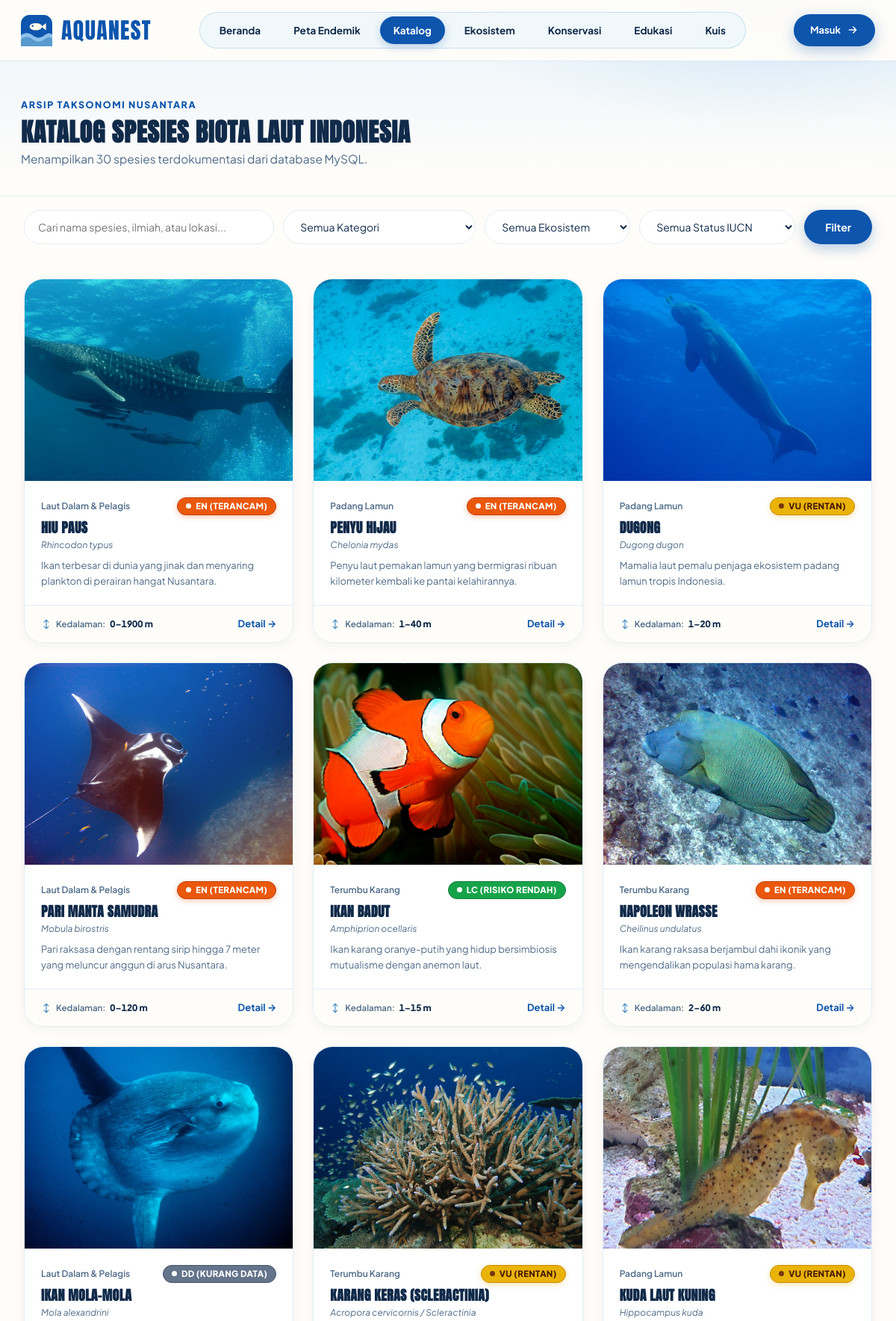
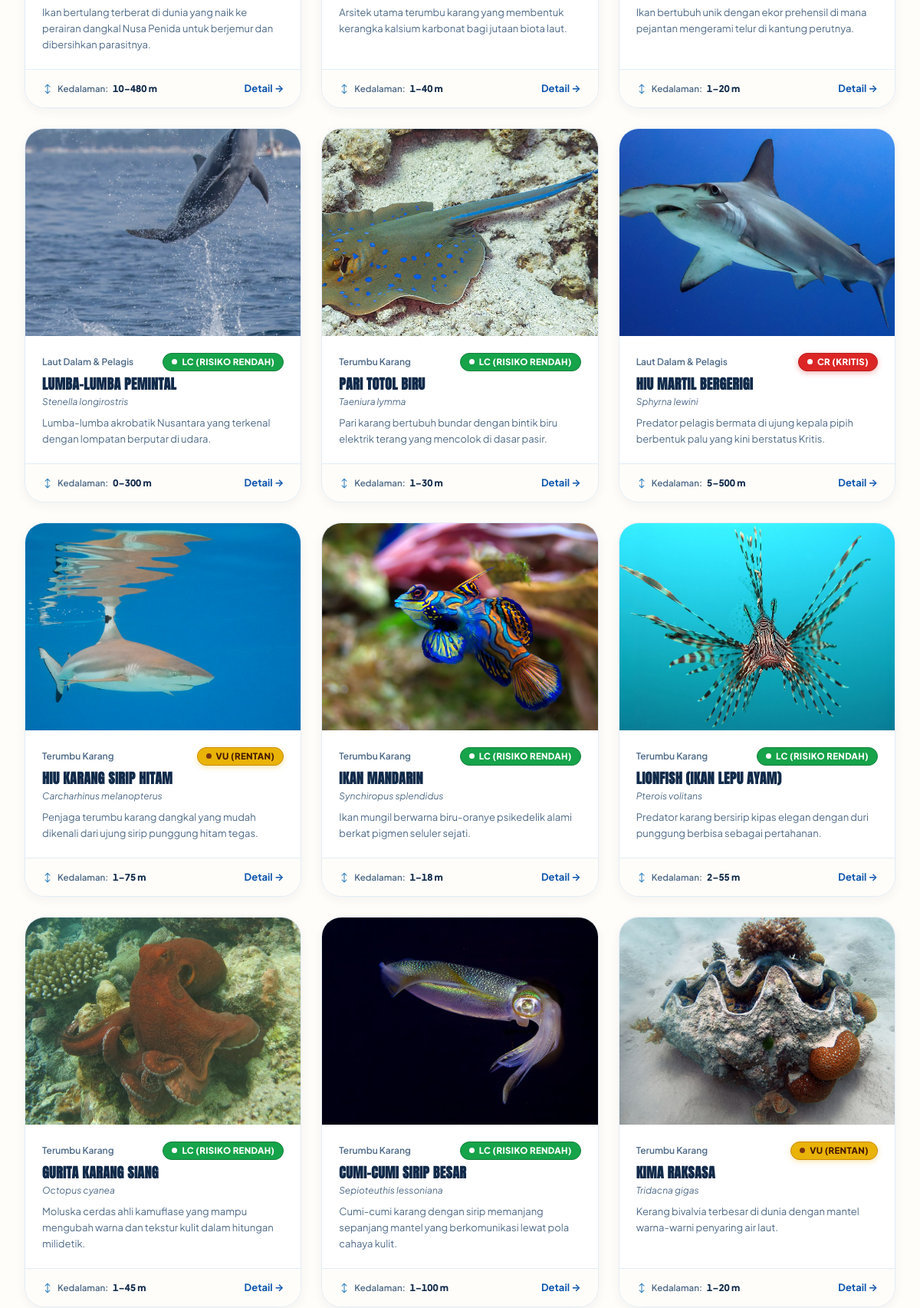
The app's page /species.php (upper part) with its own data (2 pictures, top to bottom).
### tables this page shows
CREATE TABLE species (
  id INT AUTO_INCREMENT PRIMARY KEY,
  common_name VARCHAR(160) NOT NULL,
  scientific_name VARCHAR(180) NOT NULL,
  slug VARCHAR(160) NOT NULL UNIQUE,
  category_id INT NOT NULL,
  habitat_id INT NOT NULL,
  conservation_status_id INT NOT NULL,
  depth_min_m INT NOT NULL DEFAULT 0,
  depth_max_m INT NOT NULL DEFAULT 50,
  length_cm INT NOT NULL DEFAULT 50,
  diet VARCHAR(255) NOT NULL,
  distribution_indonesia VARCHAR(255) NOT NULL,
  summary TEXT NOT NULL,
  description TEXT NOT NULL,
  conservation_notes TEXT NOT NULL,
  image_url VARCHAR(255) NOT NULL,
  is_featured TINYINT(1) NOT NULL DEFAULT 0,
  created_at DATETIME NOT NULL DEFAULT CURRENT_TIMESTAMP,
  updated_at DATETIME NOT NULL DEFAULT CURRENT_TIMESTAMP ON UPDATE CURRENT_TIMESTAMP,
  CONSTRAINT fk_sp_category FOREIGN KEY (category_id) REFERENCES categories(id) ON DELETE RESTRICT,
  CONSTRAINT fk_sp_habitat FOREIGN KEY (habitat_id) REFERENCES habitats(id) ON DELETE RESTRICT,
  CONSTRAINT fk_sp_status FOREIGN KEY (conservation_status_id) REFERENCES conservation_status(id) ON DELETE RESTRICT
);

CREATE TABLE habitats (
  id INT AUTO_INCREMENT PRIMARY KEY,
  name VARCHAR(120) NOT NULL,
  slug VARCHAR(120) NOT NULL UNIQUE,
  depth_range VARCHAR(80) NOT NULL,
  temperature_range VARCHAR(80) NOT NULL,
  description TEXT NOT NULL,
  image_url VARCHAR(255) NOT NULL,
  key_locations VARCHAR(255) NOT NULL
);

CREATE TABLE conservation_status (
  id INT AUTO_INCREMENT PRIMARY KEY,
  code VARCHAR(8) NOT NULL UNIQUE,
  label_id VARCHAR(80) NOT NULL,
  label_en VARCHAR(80) NOT NULL,
  severity_level INT NOT NULL,
  description TEXT NOT NULL
);

### config/database.php (called while the page is built, shortened)
<?php
function e(?string $str): string {
    return htmlspecialchars((string)$str, ENT_QUOTES | ENT_SUBSTITUTE, 'UTF-8');
}

### species.php (the view, shortened to what this page needs)
<?php
require_once __DIR__ . '/config/database.php';
$pdo = getPDO();
$q = trim($_GET['q'] ?? '');
$params = [];
$sql = "
    SELECT s.*, c.name AS category_name, h.name AS habitat_name, cs.code AS status_code, cs.label_id AS status_label_id
    FROM species s
    JOIN categories c ON c.id = s.category_id
    JOIN habitats h ON h.id = s.habitat_id
    JOIN conservation_status cs ON cs.id = s.conservation_status_id
";
$sql .= ' ORDER BY s.is_featured DESC, s.id ASC';
$stmt = $pdo->prepare($sql);
$stmt->execute($params);
$speciesList = $stmt->fetchAll();
require __DIR__ . '/includes/header.php';
?>
<section class="page-hero">
  <div class="container">
    <div class="kicker" style="color:var(--brand);">Arsip Taksonomi Nusantara</div>
    <h1 style="font-size:34px;">Katalog Spesies Biota Laut Indonesia</h1>
    <p style="color:var(--muted);margin-top:8px;">Menampilkan <?= count($speciesList) ?> spesies terdokumentasi dari database MySQL.</p>
  </div>
</section>
<section class="filter-bar">
  <div class="container">
    <form method="GET" action="species.php" class="form-row">
      <input type="text" name="q" value="<?= e($q) ?>" placeholder="Cari nama spesies, ilmiah, atau lokasi..." class="input" data-live-search>
      <select name="category" class="select">
        <option value="all">Semua Kategori</option>
      </select>
      <select name="habitat" class="select">
        <option value="all">Semua Ekosistem</option>
      </select>
      <select name="status" class="select">
        <option value="all">Semua Status IUCN</option>
      </select>
      <button type="submit" class="btn btn-primary">Filter</button>
    </form>
  </div>
</section>
<section class="section-pad">
  <div class="container">
    <div class="card-3catalog">
      <?php foreach ($speciesList as $sp): ?>
      <a href="species-detail.php?slug=<?= urlencode($sp['slug']) ?>" class="catalog-card">
        <div>
          <img src="<?= e(ltrim($sp['image_url'], '/')) ?>" alt="<?= e($sp['common_name']) ?>">
          <div class="catalog-body">
            <div style="display:flex;align-items:center;justify-content:space-between;gap:8px;margin-bottom:8px;flex-wrap:wrap;">
              <span style="font-size:12px;color:var(--muted);font-weight:600;"><?= e($sp['habitat_name']) ?></span>
              <?= statusBadge($sp['status_code'], $sp['status_label_id']) ?>
            </div>
            <h2 style="font-size:18px;font-weight:700;color:var(--ink);"><?= e($sp['common_name']) ?></h2>
            <div style="font-size:12px;font-style:italic;color:var(--muted);margin-bottom:8px;"><?= e($sp['scientific_name']) ?></div>
            <p style="font-size:13px;color:var(--muted);"><?= e($sp['summary']) ?></p>
          </div>
        </div>
        <div class="catalog-foot">
          <span class="depth-info" title="Kedalaman habitat">
            <svg class="ico-depth" viewBox="0 0 24 24" fill="none" stroke="currentColor" stroke-width="2" stroke-linecap="round" stroke-linejoin="round" aria-hidden="true"><path d="M12 2v20M17 17l-5 5-5-5M7 7l5-5 5 5"/></svg>
            <span class="depth-label">Kedalaman:</span>
            <strong class="depth-val"><?= (int)$sp['depth_min_m'] ?>&ndash;<?= (int)$sp['depth_max_m'] ?> m</strong>
          </span>
          <strong class="catalog-detail-link">Detail &rarr;</strong>
        </div>
      </a>
      <?php endforeach; ?>
    </div>
  </div>
</section>
<?php require __DIR__ . '/includes/footer.php'; ?>

### includes/ui.php (shortened to what this page needs)
<?php
function logoMark(string $class = ''): string {
    return '<svg class="' . e($class) . '" viewBox="0 0 40 40" role="img" aria-label="Logo AQUANEST">'
         . '<rect width="40" height="40" rx="11" fill="#0D55AD"/>'
         . '<path d="M0 26c5-4 10-4 15 0s10 4 15 0 7-3 10-1v15H0z" fill="#8CC1E9"/>'
         . '<path d="M0 31c5-4 10-4 15 0s10 4 15 0 7-3 10-1v10H0z" fill="#438BC4" opacity=".7"/>'
         . '<ellipse cx="19" cy="15" rx="8" ry="4.6" fill="#FFF8E7"/>'
         . '<path d="M26 15l6-4.5v9z" fill="#FFF8E7"/><circle cx="15" cy="14" r="1.2" fill="#0D55AD"/>'
         . '</svg>';
}
function icoArrow(): string {
    return '<svg class="ico" viewBox="0 0 24 24" fill="none" stroke="currentColor" stroke-width="2.2" stroke-linecap="round" stroke-linejoin="round" aria-hidden="true"><path d="M5 12h14M13 6l6 6-6 6"/></svg>';
}
function statusBadge(string $code, ?string $label = null): string {
    $code = strtoupper(trim($code));
    $cls = 'status-' . strtolower($code);
    $text = $label ? e($code . ' (' . $label . ')') : e($code);
    return '<span class="badge-status ' . $cls . '">' . $text . '</span>';
}

### records on screen
species: image_url (picture), habitat.name "Laut Dalam & Pelagis", conservation_status.code "EN (TERANCAM)", common_name "HIU PAUS", scientific_name "Rhincodon typus", summary "Ikan terbesar di dunia yang jinak dan menyaring plankton di perairan hangat Nusantara.", depth_min_m "0", depth_max_m "1900"
species: image_url (picture), habitat.name "Padang Lamun", conservation_status.code "EN (TERANCAM)", common_name "PENYU HIJAU", scientific_name "Chelonia mydas", summary "Penyu laut pemakan lamun yang bermigrasi ribuan kilometer kembali ke pantai kelahirannya.", depth_min_m "1", depth_max_m "40"
species: image_url (picture), habitat.name "Padang Lamun", conservation_status.code "VU (RENTAN)", common_name "DUGONG", scientific_name "Dugong dugon", summary "Mamalia laut pemalu penjaga ekosistem padang lamun tropis Indonesia.", depth_min_m "1", depth_max_m "20"
species: image_url (picture), habitat.name "Laut Dalam & Pelagis", conservation_status.code "EN (TERANCAM)", common_name "PARI MANTA SAMUDRA", scientific_name "Mobula birostris", summary "Pari raksasa dengan rentang sirip hingga 7 meter yang meluncur anggun di arus Nusantara.", depth_min_m "0", depth_max_m "120"
species: image_url (picture), habitat.name "Terumbu Karang", conservation_status.code "LC (RISIKO RENDAH)", common_name "IKAN BADUT", scientific_name "Amphiprion ocellaris", summary "Ikan karang oranye-putih yang hidup bersimbiosis mutualisme dengan anemon laut.", depth_min_m "1", depth_max_m "15"
species: image_url (picture), habitat.name "Terumbu Karang", conservation_status.code "EN (TERANCAM)", common_name "NAPOLEON WRASSE", scientific_name "Cheilinus undulatus", summary "Ikan karang raksasa berjambul dahi ikonik yang mengendalikan populasi hama karang.", depth_min_m "2", depth_max_m "60"
species: image_url (picture), habitat.name "Laut Dalam & Pelagis", conservation_status.code "DD (KURANG DATA)", common_name "IKAN MOLA-MOLA", scientific_name "Mola alexandrini", summary "Ikan bertulang terberat di dunia yang naik ke perairan dangkal Nusa Penida untuk berjemur dan dibersihkan parasitnya.", depth_min_m "10", depth_max_m "480"
species: image_url (picture), habitat.name "Terumbu Karang", conservation_status.code "VU (RENTAN)", common_name "KARANG KERAS (SCLERACTINIA)", scientific_name "Acropora cervicornis / Scleractinia", summary "Arsitek utama terumbu karang yang membentuk kerangka kalsium karbonat bagi jutaan biota laut.", depth_min_m "1", depth_max_m "40"
species: image_url (picture), habitat.name "Padang Lamun", conservation_status.code "VU (RENTAN)", common_name "KUDA LAUT KUNING", scientific_name "Hippocampus kuda", summary "Ikan bertubuh unik dengan ekor prehensil di mana pejantan mengerami telur di kantung perutnya.", depth_min_m "1", depth_max_m "20"
species: image_url (picture), habitat.name "Laut Dalam & Pelagis", conservation_status.code "LC (RISIKO RENDAH)", common_name "LUMBA-LUMBA PEMINTAL", scientific_name "Stenella longirostris", summary "Lumba-lumba akrobatik Nusantara yang terkenal dengan lompatan berputar di udara.", depth_min_m "0", depth_max_m "300"
species: image_url (picture), habitat.name "Terumbu Karang", conservation_status.code "LC (RISIKO RENDAH)", common_name "PARI TOTOL BIRU", scientific_name "Taeniura lymma", summary "Pari karang bertubuh bundar dengan bintik biru elektrik terang yang mencolok di dasar pasir.", depth_min_m "1", depth_max_m "30"
species: image_url (picture), habitat.name "Laut Dalam & Pelagis", conservation_status.code "CR (KRITIS)", common_name "HIU MARTIL BERGERIGI", scientific_name "Sphyrna lewini", summary "Predator pelagis bermata di ujung kepala pipih berbentuk palu yang kini berstatus Kritis.", depth_min_m "5", depth_max_m "500"
species: image_url (picture), habitat.name "Terumbu Karang", conservation_status.code "VU (RENTAN)", common_name "HIU KARANG SIRIP HITAM", scientific_name "Carcharhinus melanopterus", summary "Penjaga terumbu karang dangkal yang mudah dikenali dari ujung sirip punggung hitam tegas.", depth_min_m "1", depth_max_m "75"
species: image_url (picture), habitat.name "Terumbu Karang", conservation_status.code "LC (RISIKO RENDAH)", common_name "IKAN MANDARIN", scientific_name "Synchiropus splendidus", summary "Ikan mungil berwarna biru-oranye psikedelik alami berkat pigmen seluler sejati.", depth_min_m "1", depth_max_m "18"
species: image_url (picture), habitat.name "Terumbu Karang", conservation_status.code "LC (RISIKO RENDAH)", common_name "LIONFISH (IKAN LEPU AYAM)", scientific_name "Pterois volitans", summary "Predator karang bersirip kipas elegan dengan duri punggung berbisa sebagai pertahanan.", depth_min_m "2", depth_max_m "55"
species: image_url (picture), habitat.name "Terumbu Karang", conservation_status.code "LC (RISIKO RENDAH)", common_name "GURITA KARANG SIANG", scientific_name "Octopus cyanea", summary "Moluska cerdas ahli kamuflase yang mampu mengubah warna dan tekstur kulit dalam hitungan milidetik.", depth_min_m "1", depth_max_m "45"
species: image_url (picture), habitat.name "Terumbu Karang", conservation_status.code "LC (RISIKO RENDAH)", common_name "CUMI-CUMI SIRIP BESAR", scientific_name "Sepioteuthis lessoniana", summary "Cumi-cumi karang dengan sirip memanjang sepanjang mantel yang berkomunikasi lewat pola cahaya kulit.", depth_min_m "1", depth_max_m "100"
species: image_url (picture), habitat.name "Terumbu Karang", conservation_status.code "VU (RENTAN)", common_name "KIMA RAKSASA", scientific_name "Tridacna gigas", summary "Kerang bivalvia terbesar di dunia dengan mantel warna-warni penyaring air laut.", depth_min_m "1", depth_max_m "20"

### other values on screen
$label "Beranda"
$label "Peta Endemik"
$label "Katalog"
$label "Ekosistem"
$label "Konservasi"
$label "Edukasi"
$label "Kuis"
count($speciesList) "30"
